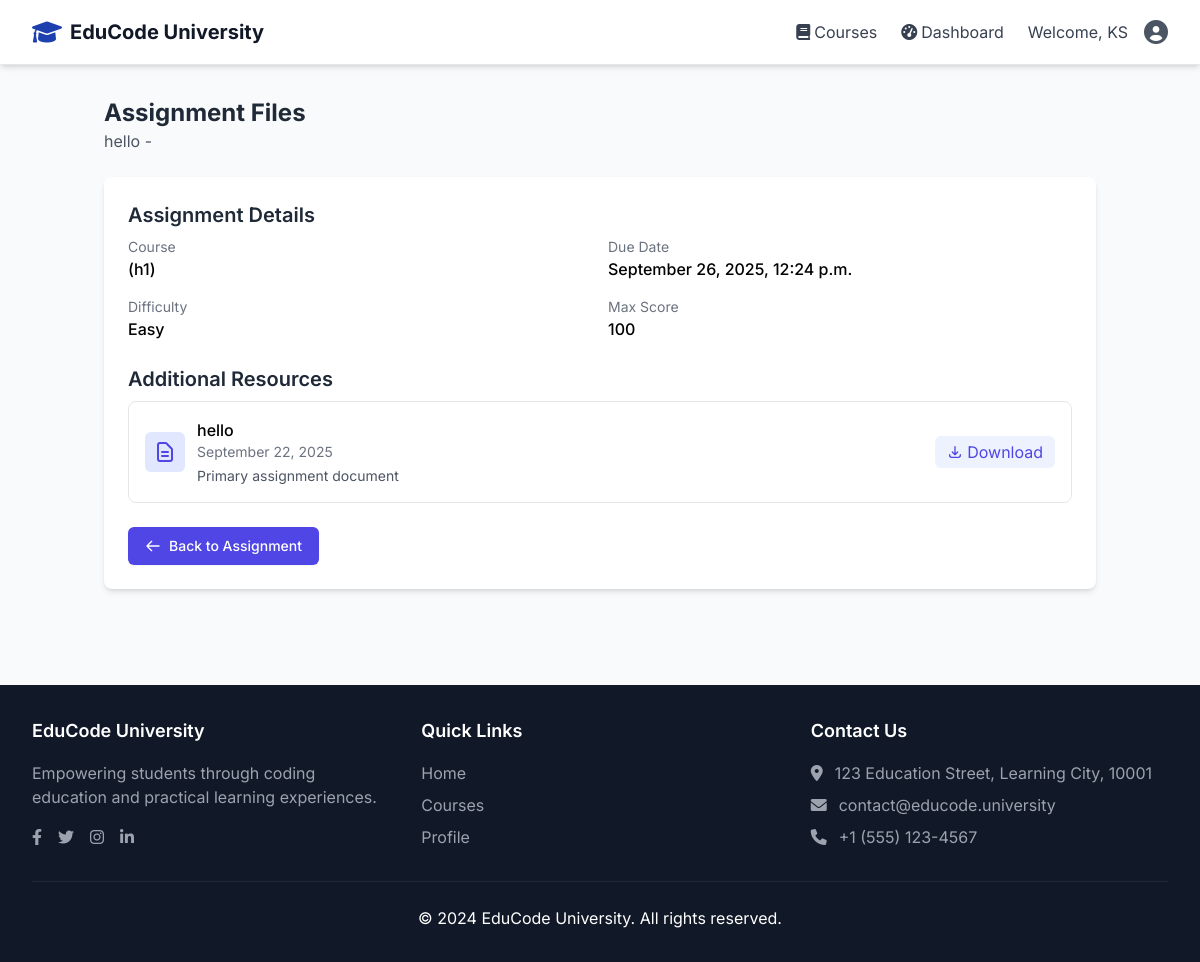
/assignments/2/uploads/ (signed in), run on the app's committed database.
### accounts/models.py (models this page shows, shortened)
class User(AbstractUser):
    ROLE_CHOICES = [
        ('student', 'Student'),
        ('teacher', 'Teacher'),
        ('admin', 'Admin'),
    ]
    role = models.CharField(max_length=10, choices=ROLE_CHOICES, default='student')
    phone = models.CharField(max_length=15, blank=True, null=True)
    bio = models.TextField(blank=True, null=True)
    profile_picture = models.ImageField(upload_to='profile_pics/', blank=True, null=True)
    university_id = models.CharField(max_length=20, blank=True, null=True)
    department = models.CharField(max_length=100, blank=True, null=True)
    created_at = models.DateTimeField(auto_now_add=True)
    updated_at = models.DateTimeField(auto_now=True)

### assignments/models.py (models this page shows, shortened)
class Assignment(models.Model):
    DIFFICULTY_CHOICES = [
        ('easy', 'Easy'),
        ('medium', 'Medium'),
        ('hard', 'Hard')
    ]
    course = models.ForeignKey(Course, on_delete=models.CASCADE, related_name='assignments')
    title = models.CharField(max_length=200)
    description = models.TextField()
    problem_statement = models.TextField()
    constraints = models.TextField(blank=True, help_text="Input constraints and limits")
    sample_input = models.TextField(blank=True)
    sample_output = models.TextField(blank=True)
    difficulty = models.CharField(max_length=10, choices=DIFFICULTY_CHOICES, default='easy')
    max_score = models.IntegerField(default=100)
    programming_language = models.CharField(
        max_length=50,
        choices=[
            ('python', 'Python'),
            ('java', 'Java'),
            ('cpp', 'C++'),
            ('c', 'C'),
            ('javascript', 'JavaScript')
        ],
        default='python'
    )
    time_limit_seconds = models.IntegerField(default=2)
    memory_limit_mb = models.IntegerField(default=128)
    starter_code = models.TextField(blank=True, help_text="Initial code template for students")
    solution_code = models.TextField(help_text="Teacher's solution (hidden from students)")
    assignment_file = models.FileField(upload_to='assignments/', blank=True, null=True, help_text="Upload assignment document or additional resources")
    due_date = models.DateTimeField()
    is_active = models.BooleanField(default=True)
    allow_multiple_submissions = models.BooleanField(default=True)
    created_at = models.DateTimeField(auto_now_add=True)
    updated_at = models.DateTimeField(auto_now=True)

class AssignmentUpload(models.Model):
    assignment = models.ForeignKey(Assignment, on_delete=models.CASCADE, related_name='uploads')
    file = models.FileField(upload_to='assignment_uploads/')
    title = models.CharField(max_length=200)
    description = models.TextField(blank=True)
    uploaded_by = models.ForeignKey(settings.AUTH_USER_MODEL, on_delete=models.CASCADE, related_name='assignment_uploads')
    upload_date = models.DateTimeField(auto_now_add=True)

### courses/models.py (models this page shows, shortened)
class Course(models.Model):
    title = models.CharField(max_length=200)
    description = models.TextField()
    instructor = models.ForeignKey(
        settings.AUTH_USER_MODEL,
        on_delete=models.CASCADE,
        related_name='courses_taught',
        limit_choices_to={'role': 'teacher'}
    )
    thumbnail = models.ImageField(upload_to='course_thumbnails/', blank=True, null=True)
    code = models.CharField(max_length=20, unique=True)  # e.g., CS101, MATH201
    credits = models.IntegerField(default=3)
    duration_weeks = models.IntegerField(default=16)
    difficulty_level = models.CharField(
        max_length=20,
        choices=[
            ('beginner', 'Beginner'),
            ('intermediate', 'Intermediate'),
            ('advanced', 'Advanced')
        ],
        default='beginner'
    )
    programming_language = models.CharField(
        max_length=50,
        choices=[
            ('python', 'Python'),
            ('java', 'Java'),
            ('cpp', 'C++'),
            ('c', 'C'),
            ('javascript', 'JavaScript'),
            ('multiple', 'Multiple Languages')
        ],
        default='python'
    )
    price = models.DecimalField(max_digits=10, decimal_places=2, default=0.00)
    is_free = models.BooleanField(default=False)
    category = models.CharField(
        max_length=50,
        choices=[
            ('programming', 'Programming'),
            ('data_science', 'Data Science'),
            ('web_development', 'Web Development'),
            ('mobile_development', 'Mobile Development'),
            ('devops', 'DevOps'),
            ('design', 'Design'),
            ('business', 'Business'),
            ('other', 'Other')
        ],
        default='programming'
    )
    is_active = models.BooleanField(default=True)
    enrollment_limit = models.IntegerField(default=50)
    start_date = models.DateField()
    end_date = models.DateField()
    created_at = models.DateTimeField(auto_now_add=True)
    updated_at = models.DateTimeField(auto_now=True)

### assignments/views.py (the view)
# urls.py: path('<int:assignment_id>/uploads/', views.view_assignment_uploads, name='view_uploads'),
@login_required
def view_assignment_uploads(request, assignment_id):
    assignment = get_object_or_404(Assignment, id=assignment_id)
    if not assignment.course.enrollments.filter(student=request.user).exists():
        messages.error(request, "You must be enrolled in this course to view assignment files.")
        return redirect('courses:course_list')
    uploads = AssignmentUpload.objects.filter(assignment=assignment).order_by('-upload_date')
    context = {
        'assignment': assignment,
        'uploads': uploads
    }
    return render(request, 'assignments/view_uploads.html', context)

### templates/assignments/view_uploads.html (shortened to what this page needs)
{% extends 'base.html' %}
{% load static %}
{% block content %}
<div class="container mx-auto px-4 py-8">
    <div class="mb-6">
        <h1 class="text-2xl font-bold text-gray-800">Assignment Files</h1>
        <p class="text-gray-600">{{ assignment.title }} - {{ assignment.course.name }}</p>
    </div>
    <div class="bg-white rounded-lg shadow-md p-6">
        <div class="mb-6">
            <h2 class="text-xl font-semibold text-gray-800 mb-2">Assignment Details</h2>
            <div class="grid grid-cols-1 md:grid-cols-2 gap-4">
                <div>
                    <p class="text-sm text-gray-500">Course</p>
                    <p class="font-medium">{{ assignment.course.name }} ({{ assignment.course.code }})</p>
                </div>
                <div>
                    <p class="text-sm text-gray-500">Due Date</p>
                    <p class="font-medium">{{ assignment.due_date|date:"F j, Y, g:i a" }}</p>
                </div>
                <div>
                    <p class="text-sm text-gray-500">Difficulty</p>
                    <p class="font-medium">{{ assignment.get_difficulty_display }}</p>
                </div>
                <div>
                    <p class="text-sm text-gray-500">Max Score</p>
                    <p class="font-medium">{{ assignment.max_score }}</p>
                </div>
            </div>
        </div>
        <div>
            <h2 class="text-xl font-semibold text-gray-800 mb-2">Additional Resources</h2>
            {% if uploads %}
                <div class="space-y-3">
                    {% for upload in uploads %}
                    <div class="border border-gray-200 rounded-lg p-4 flex items-center justify-between">
                        <div class="flex items-center">
                            <div class="bg-indigo-100 p-2 rounded-md mr-3">
                            </div>
                            <div>
                                <p class="font-medium">{{ upload.title }}</p>
                                <p class="text-sm text-gray-500">{{ upload.upload_date|date:"F j, Y" }}</p>
                                {% if upload.description %}
                                <p class="text-sm text-gray-600 mt-1">{{ upload.description }}</p>
                                {% endif %}
                            </div>
                        </div>
                        <a href="{{ upload.file.url }}" download class="px-3 py-1 bg-indigo-50 text-indigo-600 rounded-md hover:bg-indigo-100 flex items-center">
                            <svg xmlns="http://www.w3.org/2000/svg" class="h-4 w-4 mr-1" fill="none" viewBox="0 0 24 24" stroke="currentColor">
                                <path stroke-linecap="round" stroke-linejoin="round" stroke-width="2" d="M4 16v1a3 3 0 003 3h10a3 3 0 003-3v-1m-4-4l-4 4m0 0l-4-4m4 4V4" />
                            </svg>
                            Download
                        </a>
                    </div>
                    {% endfor %}
                </div>
            {% endif %}
        </div>
        <div class="mt-6">
            <a href="{% url 'assignments:assignment_detail' assignment.id %}" class="inline-flex items-center px-4 py-2 border border-transparent rounded-md shadow-sm text-sm font-medium text-white bg-indigo-600 hover:bg-indigo-700 focus:outline-none focus:ring-2 focus:ring-offset-2 focus:ring-indigo-500">
                <svg xmlns="http://www.w3.org/2000/svg" class="h-4 w-4 mr-2" fill="none" viewBox="0 0 24 24" stroke="currentColor">
                    <path stroke-linecap="round" stroke-linejoin="round" stroke-width="2" d="M10 19l-7-7m0 0l7-7m-7 7h18" />
                </svg>
                Back to Assignment
            </a>
        </div>
    </div>
</div>
{% endblock %}

### templates/base.html (shortened to what this page needs)
<!DOCTYPE html>
<html lang="en">
<head>
    <script src="https://cdn.tailwindcss.com"></script>
    <link href="https://cdnjs.cloudflare.com/ajax/libs/font-awesome/6.0.0/css/all.min.css" rel="stylesheet">
</head>
<body class="bg-gray-50 min-h-screen">
    <nav class="bg-white shadow-md border-b sticky top-0 z-50 transition-all duration-300">
        <div class="max-w-7xl mx-auto px-4 sm:px-6 lg:px-8">
            <div class="flex justify-between h-16">
                <div class="flex items-center">
                    <a href="{% url 'home' %}" class="flex items-center space-x-2 hover-scale">
                        <i class="fas fa-graduation-cap text-2xl text-primary"></i>
                        <span class="text-xl font-bold text-gray-900">EduCode University</span>
                    </a>
                </div>
                <div class="hidden md:flex items-center space-x-6">
                    {% if user.is_authenticated %}
                        <a href="{% url 'courses:course_list' %}" class="text-gray-700 hover:text-primary flex items-center space-x-1 transition duration-300 ease-in-out hover:scale-105">
                            <i class="fas fa-book"></i>
                            <span>Courses</span>
                        </a>
                        {% if user.role == 'student' %}
                            <a href="{% url 'courses:student_dashboard' %}" class="text-gray-700 hover:text-primary flex items-center space-x-1 transition duration-300 ease-in-out hover:scale-105">
                                <i class="fas fa-tachometer-alt"></i>
                                <span>Dashboard</span>
                            </a>
                        {% elif user.role == 'instructor' %}
                            <a href="{% url 'courses:instructor_dashboard' %}" class="text-gray-700 hover:text-primary flex items-center space-x-1 transition duration-300 ease-in-out hover:scale-105">
                                <i class="fas fa-chalkboard-teacher"></i>
                                <span>Instructor</span>
                            </a>
                        {% endif %}
                        <div class="flex items-center space-x-4">
                            <span class="text-gray-700 hidden lg:inline">Welcome, {{ user.username }}</span>
                            <div class="relative">
                                <button type="button" class="flex items-center text-sm rounded-full focus:outline-none focus:ring-2 focus:ring-offset-2 focus:ring-primary transition duration-300 ease-in-out hover:scale-105" id="user-menu-button">
                                    <i class="fas fa-user-circle text-2xl text-gray-600"></i>
                                </button>
                            </div>
                        </div>
                    {% endif %}
                </div>
            </div>
        </div>
    </nav>
    <main class="animate-fade-in">
        {% block content %}
        {% endblock %}
    </main>
    <footer class="bg-gray-900 text-white mt-16">
        <div class="max-w-7xl mx-auto px-4 sm:px-6 lg:px-8 py-8">
            <div class="grid grid-cols-1 md:grid-cols-3 gap-8 mb-8">
                <div>
                    <h3 class="text-lg font-semibold mb-4 text-white">EduCode University</h3>
                    <p class="text-gray-400 mb-4">Empowering students through coding education and practical learning experiences.</p>
                    <div class="flex space-x-4">
                        <a href="#" class="text-gray-400 hover:text-white transition-colors duration-300">
                            <i class="fab fa-facebook-f"></i>
                        </a>
                        <a href="#" class="text-gray-400 hover:text-white transition-colors duration-300">
                            <i class="fab fa-twitter"></i>
                        </a>
                        <a href="#" class="text-gray-400 hover:text-white transition-colors duration-300">
                            <i class="fab fa-instagram"></i>
                        </a>
                        <a href="#" class="text-gray-400 hover:text-white transition-colors duration-300">
                            <i class="fab fa-linkedin-in"></i>
                        </a>
                    </div>
                </div>
                <div>
                    <h3 class="text-lg font-semibold mb-4 text-white">Quick Links</h3>
                    <ul class="space-y-2">
                        <li><a href="{% url 'home' %}" class="text-gray-400 hover:text-white transition-colors duration-300">Home</a></li>
                        <li><a href="{% url 'courses:course_list' %}" class="text-gray-400 hover:text-white transition-colors duration-300">Courses</a></li>
                        {% if user.is_authenticated %}
                            <li><a href="{% url 'accounts:profile' %}" class="text-gray-400 hover:text-white transition-colors duration-300">Profile</a></li>
                        {% else %}
                            <li><a href="{% url 'accounts:login' %}" class="text-gray-400 hover:text-white transition-colors duration-300">Login</a></li>
                            <li><a href="{% url 'accounts:register' %}" class="text-gray-400 hover:text-white transition-colors duration-300">Register</a></li>
                        {% endif %}
                    </ul>
                </div>
                <div>
                    <h3 class="text-lg font-semibold mb-4 text-white">Contact Us</h3>
                    <ul class="space-y-2 text-gray-400">
                        <li class="flex items-start">
                            <i class="fas fa-map-marker-alt mt-1 mr-3"></i>
                            <span>123 Education Street, Learning City, 10001</span>
                        </li>
                        <li class="flex items-center">
                            <i class="fas fa-envelope mr-3"></i>
                            <span>contact@educode.university</span>
                        </li>
                        <li class="flex items-center">
                            <i class="fas fa-phone mr-3"></i>
                            <span>+1 (555) 123-4567</span>
                        </li>
                    </ul>
                </div>
            </div>
            <div class="border-t border-gray-800 pt-6 text-center">
                <p>&copy; 2024 EduCode University. All rights reserved.</p>
            </div>
        </div>
    </footer>
</body>
</html>

### templates/base.html (style rules this page uses)
body { font-family: 'Inter', sans-serif; }
.animate-fade-in { animation: fadeIn 0.5s ease-in-out; }
.hover-scale { transition: transform 0.3s ease; }

### data on the page
User: username "KS"
Assignment: title "hello", course.code "h1", due_date "September 26, 2025, 12:24 p.m.", difficulty "Easy", max_score "100"
AssignmentUpload: title "hello", upload_date "September 22, 2025", description "Primary assignment document"
